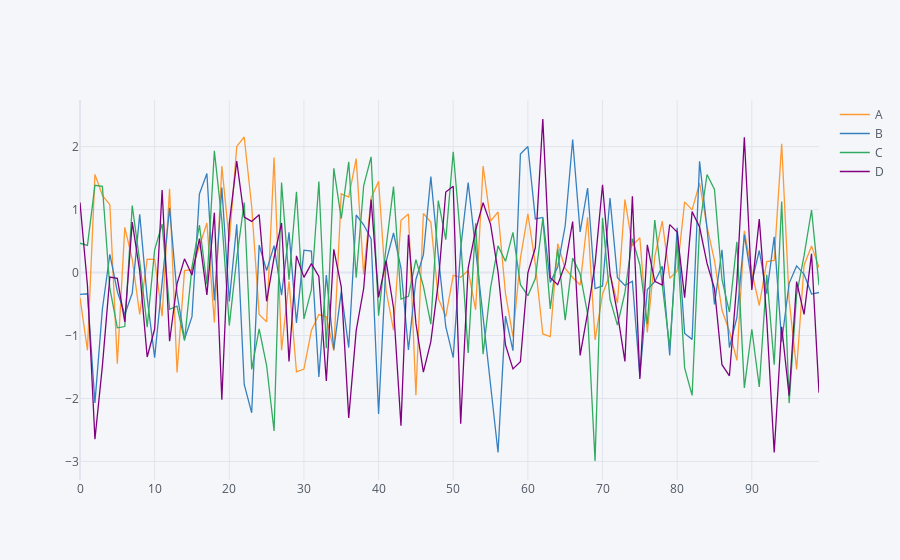

Source (notebook cell):
### Code cell
df.iplot()
#gives you interactive line plot
